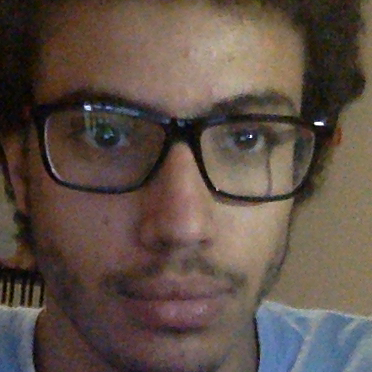
#> input picture Database/Abdel_R/Abdel_R_22.png, 372 x 372 px; its folder holds only this picture in this run
$ python check_photos.py
#> lines starting #> are read from the running program, lines starting #| are printed output that depends on the picture
### eyes_check.py
import numpy as np
import cv2
#from PIL import ImageGrab


def check_eyes(directory,name):

#> called with directory = 'Database/Abdel_R/', name = 'Abdel_R_22.png'
  eyeCascade = cv2.CascadeClassifier('haarcascade_eye_tree_eyeglasses.xml')

  frame = cv2.imread(directory + name)
#> frame is the input picture: shape (372, 372, 3); mean B, G, R 71.8, 80.6, 95.3

  gray = cv2.cvtColor(frame, cv2.COLOR_BGR2GRAY)
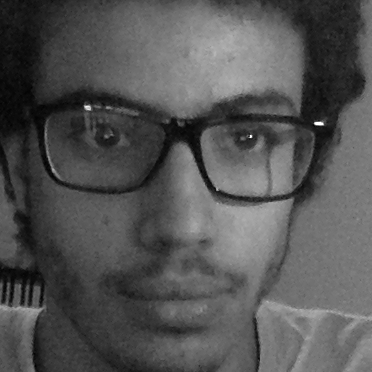
#> gray: shape (372, 372); min 0, max 255, mean 84

  eyes = eyeCascade.detectMultiScale(
          gray
      )
#> eyes = [[216, 111, 60, 60], [68, 104, 71, 71]]

  # Check if detected eyes is greater than 1
  if len(list(eyes)) > 0:
    return True
  else:
    return False

### check_photos.py
import numpy as np
import cv2
import os
from eyes_check import check_eyes
import shutil

"""
directory = 'pic/'
for filename in os.listdir(directory):
    if filename.endswith(".png"):
        if check_eyes(filename):
            print(filename, "good")
            shutil.move("pic/"+filename, "next_ite/")
        else:
            print(filename, "bad")

"""

directory = 'Database/'

#print(os.listdir(directory))

#print(os.listdir(directory + os.listdir(directory)[0]))

for names in os.listdir(directory):
    if os.path.isdir(directory + names):
        os.mkdir("next_ite/" + names + "/")
        print("\n")
        print("Working on: ", names)
        print("\n")
        for filename in os.listdir(directory + names + "/"):
            if filename.endswith(".png"):
                if check_eyes(directory + names + "/",filename):
                    print(filename, "good")
                    shutil.move(directory + names + "/" + filename, "next_ite/" + names + "/")
                else:
                    print(filename, "bad")
        shutil.rmtree(directory + names)
#> pass 2 of the loop `for names in os.listdir(directory):`:
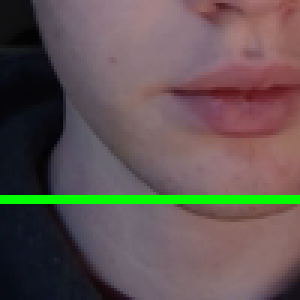
#> input picture Database/Guillaume_Loranchet/Guillaume_Loranchet_29.png, 100 x 100 px (shown 3 times larger)
#> in check_eyes, frame is the input picture: shape (100, 100, 3); mean B, G, R 83, 84.4, 97.6
#> in check_eyes (call 2), `gray = cv2.cvtColor(frame, cv2.COLOR_BGR2GRAY)`:
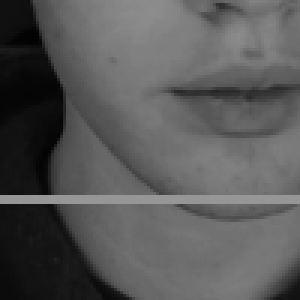
#> gray: shape (100, 100) (shown 3 times larger); min 3, max 150, mean 88.2
#> eyes = ()
